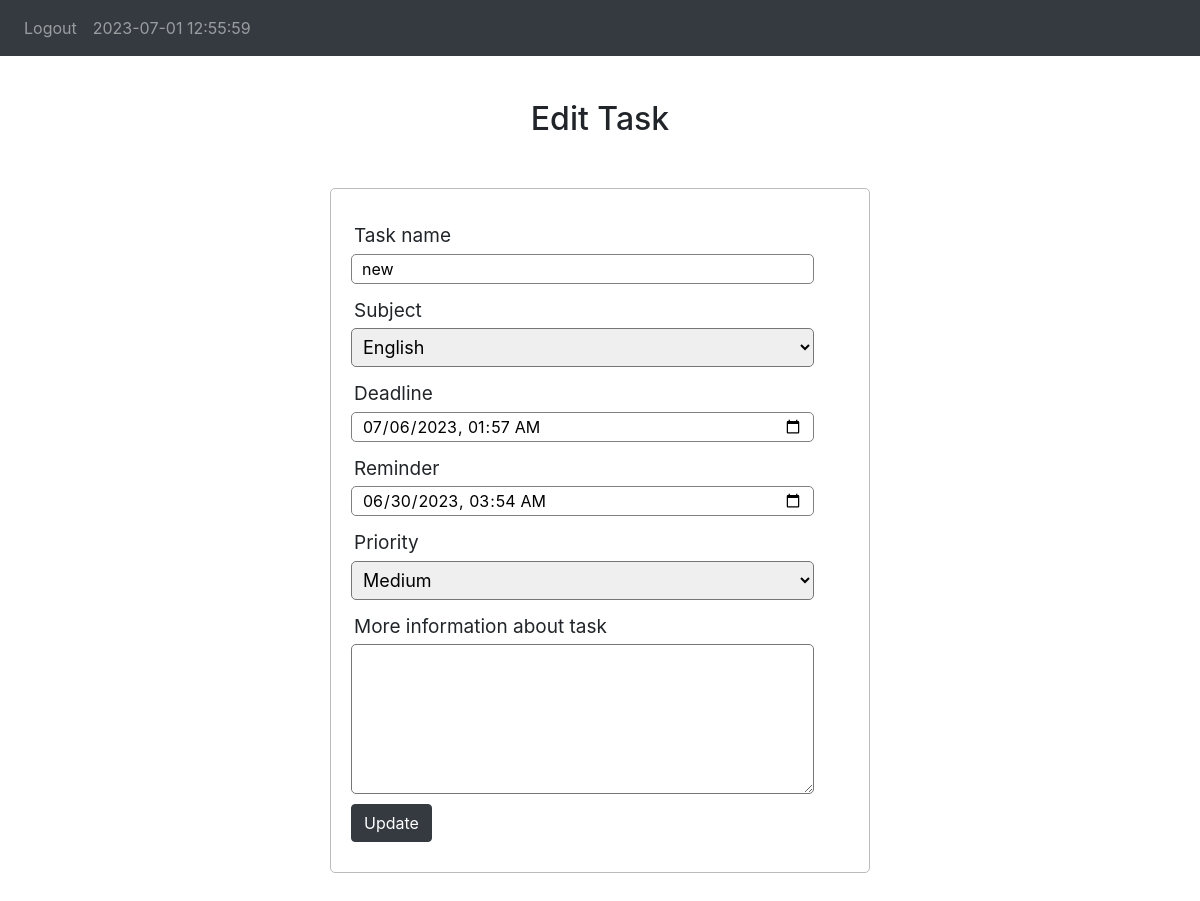
The app's page /Main/edit_task.php?edit=30, older data.
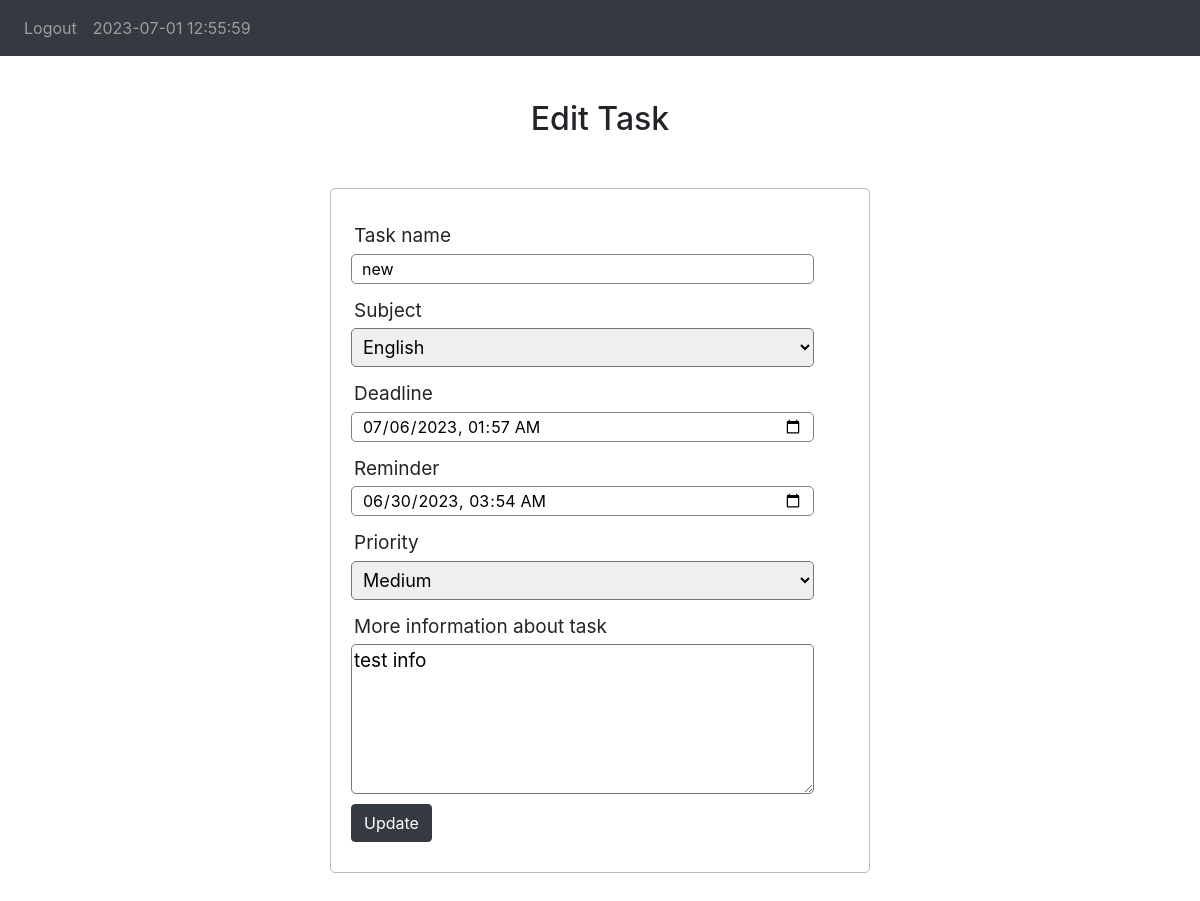
The same page, newer data.
### tables this page shows
CREATE TABLE `tasks` (
  `id` int(11) NOT NULL,
  `username` varchar(100) NOT NULL,
  `task_name` varchar(11) NOT NULL,
  `task_subject` varchar(11) DEFAULT NULL,
  `deadline` datetime NOT NULL,
  `reminder` datetime NOT NULL,
  `alert` varchar(10) NOT NULL,
  `priority` varchar(10) NOT NULL DEFAULT 'Low',
  `task_status` varchar(10) NOT NULL DEFAULT 'Undone',
  `info` varchar(300) NOT NULL
);

### Main/edit_task.php (the view, shortened to what this page needs)
<?php
    include('navbar.php');
	$conn = mysqli_connect('localhost', 'root', '', 'todo_db');
    if(isset($_GET['edit'])){
	    $id = $_GET['edit'];
    }
    $username = $_GET['user'];
    $results = mysqli_query($conn, "SELECT * FROM tasks WHERE id=$id");
    if(mysqli_num_rows($results)){
        while ($row = mysqli_fetch_array($results)) {?>
            <?php
            $task_name = $row['task_name'];
            $task_subject = $row['task_subject'];
            $deadline = $row['deadline'];
            $reminder = $row['reminder'];
            $priority = $row['priority'];
            $info = $row['info'];
        }
    }
?>
<html>
<head>
    <link rel="stylesheet" href="../style/style.css">
</head>
<body>
    <h2 style="text-align: center; margin-top: 100px;">Edit Task</h2>
    <form method="post" action="handle_tasks.php?user=<?php echo $username ?>" enctype="multipart/form-data">
		<div class="input-group">
			<label style="margin-right: 50px;">Task name</label>
            <br/>
			<input type="text" name="task_name" value="<?php echo $task_name; ?>" required>
		</div>
        <div class="input-group">
			<label style="margin-right: 50px;">Subject</label>
			<select name="task_subject" id="task_subject" style="border-radius: 5px;">
            <option><?php echo $task_subject ?></option>
            </select>
		</div>
        <div class="input-group">
			<label>Deadline</label>
            <br>
			<input type="datetime-local" id="deadline" name="deadline" value="<?php echo $deadline; ?>">
		</div>
        <div class="input-group">
			<label>Reminder</label>
            <br>
			<input type="datetime-local" id="reminder" name="reminder" value="<?php echo $reminder;?>" max="<?php echo $deadline; ?>">
		</div>
		<div class="input-group">
			<label style="margin-right:50px">Priority</label>
            <select name="priority" id="priority" style="border-radius: 5px;">
                <?php if ($priority == "Low"){?>
                    <option value="Low">Low</option>
                    <option value="Medium">Medium</option>
                    <option value="High">High</option>
                <?php }
                elseif ($priority == "High"){?>
                    <option value="High">High</option>
                    <option value="Medium">Medium</option>
                    <option value="Low">Low</option>
                <?php }
                elseif ($priority == "Medium"){?>
                    <option value="Medium">Medium</option>
                <?php } ?>
            </select>
		</div>
        <div class="input-group">
			<label>More information about task</label>
            <br>
			<textarea type="text" style="width:93%; height: 150px; border-radius: 5px;" name="info" ><?php echo $info; ?></textarea>
		</div>
		<div class="input-group">
            <button class="btn btn-dark" type="submit" name="update">Update</button>
        </div>
	</form>
</body>
</html>

Row changes from the older to the newer data that the page shows:
changed tasks "new": info (not shown) → "test info"
